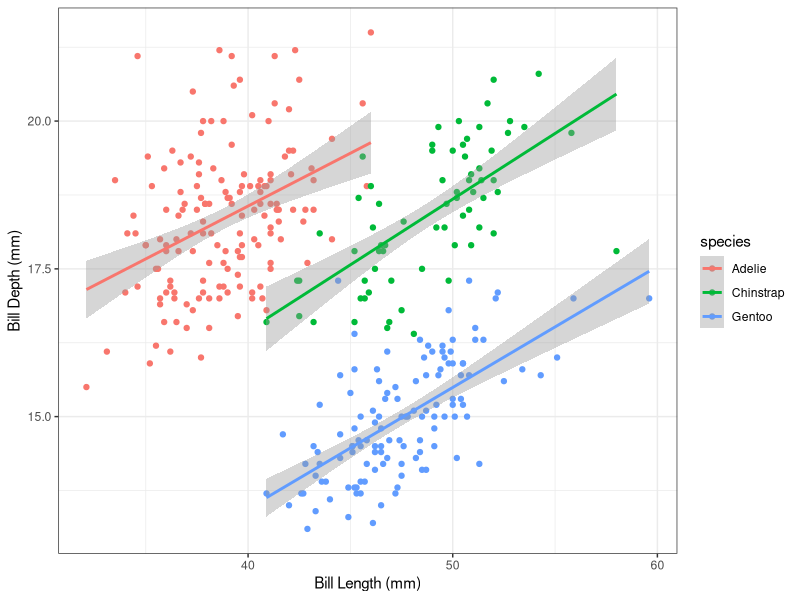

Recreate this plot in R.
## ---- chunk 1
# How to set Global Options (will affect all R scripts throughout the doc)
knitr::opts_chunk$set(echo = TRUE, # ALWAYS show the code
                      warning = FALSE, # NEVER show the warnings
                      message = FALSE) # NEVER show messages
## ---- chunk 2
library(tidyverse)
library(palmerpenguins)
library(here)
## ---- chunk 3
here() # set working directory
## ---- chunk 4
# include = FALSE means this code and output won't show in the HTML doc
# echo = FALSE means the Output will show but not the code
glimpse(penguins)
## ---- chunk 5
penguins %>% 
  ggplot(aes(x = bill_length_mm, y = bill_depth_mm, color = species))+
  geom_point()+
  geom_smooth(method = "lm")+ # here is the linear model
  labs(x = "Bill Length (mm)", 
       y = "Bill Depth (mm)")+
  theme_bw()
